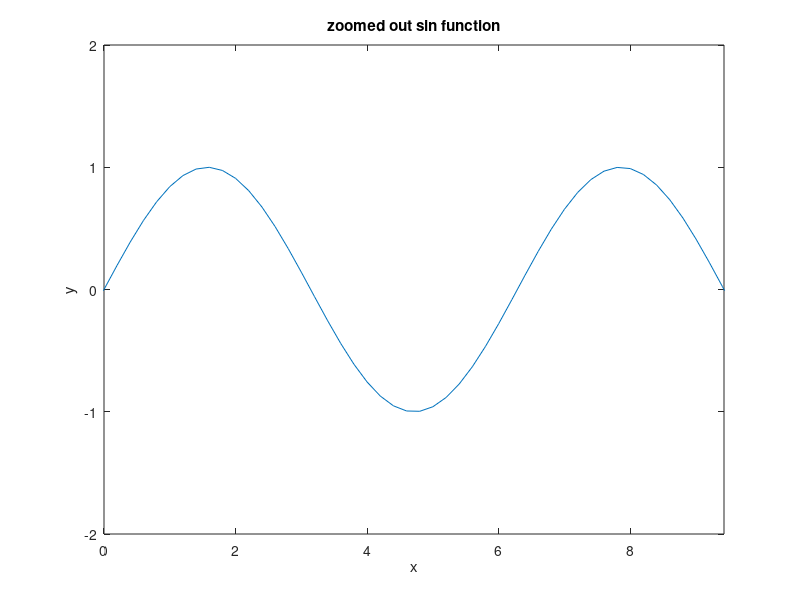

Write MATLAB code to recreate this figure.
%x=0:pi/100:4*pi;
%plot(x, sin(x));

x=-10:10/50:10;
y=x.^2+3.*x+10;

x1=0:3*pi/100:3*pi;
y1=sin(2.*x1).*cos(100.*x1);

x2=0:3*pi/100:3*pi;
y2=sin(5.*x1).*cos(10.*x1);

%subplot(3,1,1); plot(x,y);
%subplot(3,1,2); plot(x1,y1)
%subplot(3,1,3); plot(x2,y2);


x=-10:10/50:10;
y=sin(x);

plot(x,y);
title('zoomed out sin function')
xlabel('x')
ylabel('y')
axis([0 3*pi -2 2])
